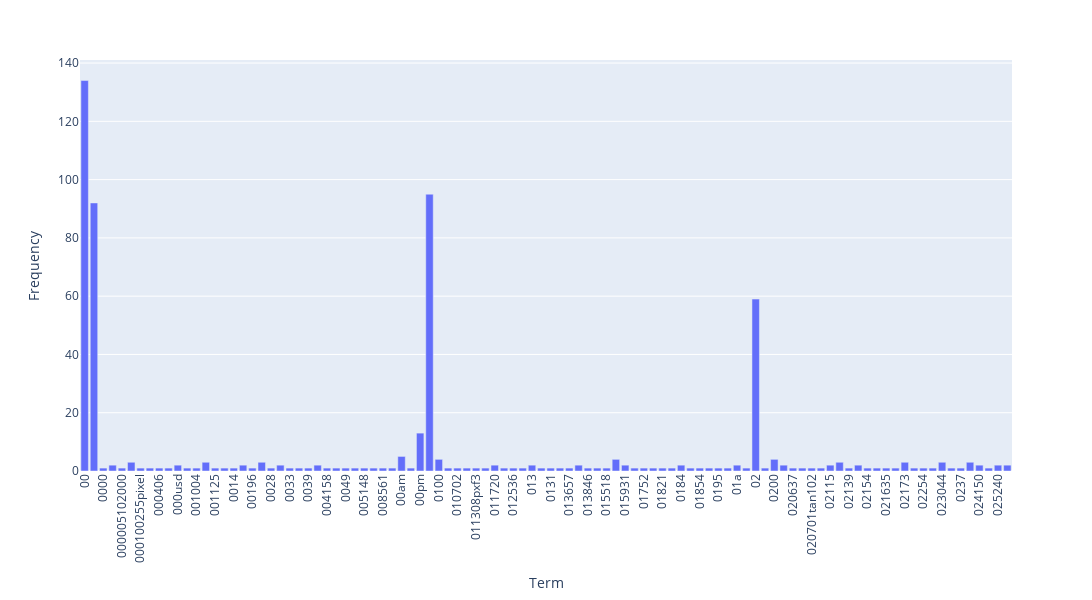

The notebook cell this image was saved under:
### Markdown cell above
### >>> **Exercise 13 (take home):** 
The chart above only contains 300 vocabulary in the documents, and it's already computationally intensive to both compute and visualize. Can you efficiently reduce the number of terms you want to visualize as an exercise.

### Code cell
#In this exercise, I defined a variable 'size' to set the number of terms to be visualized
size = 100
fig = px.bar(x=count_vect.get_feature_names_out()[:size],
             y=term_frequencies[:size],
             labels={"x": "Term", "y": "Frequency"})

# rotate labels for readability
fig.update_layout(xaxis_tickangle=-90, height=600, width=1200)

fig.show()

### Figure 1 — Plotly figure (JSON) as saved in the notebook; plotly's stock layout.template omitted (floating-point values rounded to 4 significant figures)
{"data": [{"hovertemplate": "Term=%{x}<br>Frequency=%{y}<extra></extra>", "legendgroup": "", "marker": {"color": "#636efa", "pattern": {"shape": ""}}, "name": "", "orientation": "v", "showlegend": false, "textposition": "auto", "type": "bar", "x": ["00", "000", "0000", "[number redacted]", "[number redacted]", "0001", "000100255pixel", "00014", "000406", "0007", "000usd", "0010", "001004", "0010580b", "001125", "001200201pixel", "0014", "001642", "00196", "002", "0028", "003258u19250", "0033", "0038", "0039", "[number redacted]", "004158", "004627", "0049", "00500", "005148", "00630", "008561", "0094", "00am", "00index", "00pm", "01", "0100", "010116", "010702", "011255", "011308pxf3", "011605", "011720", "012019", "012536", "012946", "013", "013034", "0131", "013423tan102", "013657", "0138", "013846", "0150", "015518", "01580", "015931", "01720", "01752", "0179", "01821", "01830", "0184", "01852", "01854", "01890", "0195", "0199", "01a", "01wb", "02", "020", "0200", "020504", "020637", "020646", "020701tan102", "020751", "02115", "02118", "02139", "02142", "02154", "02160", "021635", "021708", "02173", "0223", "02254", "022621tan102", "023044", "0235", "0237", "024103", "024150", "024626", "025240", "025924"], "xaxis": "x", "y": [134, 92, 1, 2, 1, 3, 1, 1, 1, 1, 2, 1, 1, 3, 1, 1, 1, 2, 1, 3, 1, 2, 1, 1, 1, 2, 1, 1, 1, 1, 1, 1, 1, 1, 5, 1, 13, 95, 4, 1, 1, 1, 1, 1, 2, 1, 1, 1, 2, 1, 1, 1, 1, 2, 1, 1, 1, 4, 2, 1, 1, 1, 1, 1, 2, 1, 1, 1, 1, 1, 2, 1, 59, 1, 4, 2, 1, 1, 1, 1, 2, 3, 1, 2, 1, 1, 1, 1, 3, 1, 1, 1, 3, 1, 1, 3, 2, 1, 2, 2], "yaxis": "y"}], "layout": {"barmode": "relative", "height": 600, "legend": {"tracegroupgap": 0}, "margin": {"t": 60}, "width": 1200, "xaxis": {"anchor": "y", "domain": [0, 1], "tickangle": -90, "title": {"text": "Term"}}, "yaxis": {"anchor": "x", "domain": [0, 1], "title": {"text": "Frequency"}}}}
